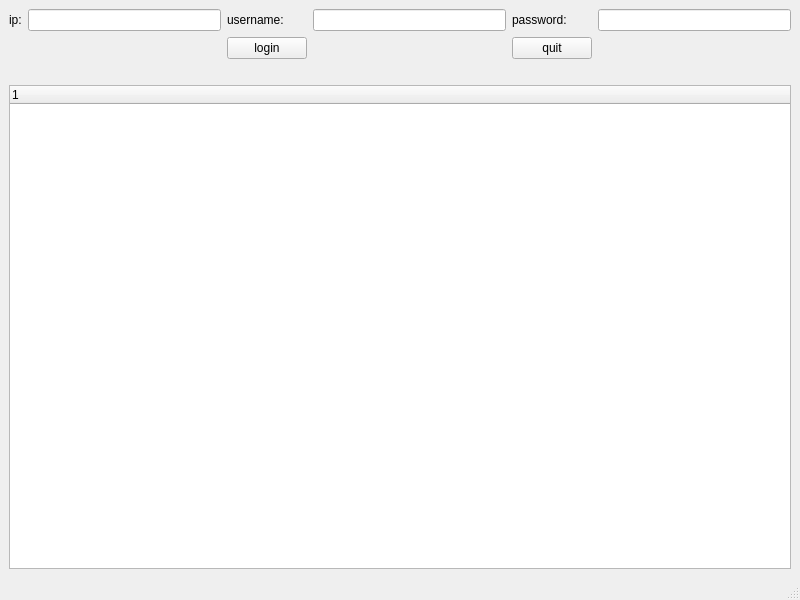
<?xml version="1.0" encoding="UTF-8"?>
<ui version="4.0">
 <class>MainWindow</class>
 <widget class="QMainWindow" name="MainWindow">
  <property name="geometry">
   <rect>
    <x>0</x>
    <y>0</y>
    <width>800</width>
    <height>600</height>
   </rect>
  </property>
  <property name="windowTitle">
   <string>MainWindow</string>
  </property>
  <widget class="QWidget" name="centralwidget">
   <layout class="QVBoxLayout" name="verticalLayout">
    <item>
     <layout class="QGridLayout" name="gridLayout">
      <item row="0" column="1">
       <widget class="QLineEdit" name="le_ip"/>
      </item>
      <item row="0" column="4">
       <widget class="QLineEdit" name="le_username"/>
      </item>
      <item row="0" column="0">
       <widget class="QLabel" name="label">
        <property name="text">
         <string>ip:</string>
        </property>
       </widget>
      </item>
      <item row="0" column="3">
       <widget class="QLabel" name="label_3">
        <property name="text">
         <string>username:</string>
        </property>
       </widget>
      </item>
      <item row="0" column="6">
       <widget class="QLineEdit" name="le_password"/>
      </item>
      <item row="0" column="5">
       <widget class="QLabel" name="label_4">
        <property name="text">
         <string>password:</string>
        </property>
       </widget>
      </item>
      <item row="1" column="3">
       <widget class="QPushButton" name="btn_login">
        <property name="text">
         <string>login</string>
        </property>
       </widget>
      </item>
      <item row="1" column="5">
       <widget class="QPushButton" name="btn_quit">
        <property name="text">
         <string>quit</string>
        </property>
       </widget>
      </item>
     </layout>
    </item>
    <item>
     <widget class="QLabel" name="lb_dir">
      <property name="text">
       <string/>
      </property>
     </widget>
    </item>
    <item>
     <widget class="QTreeWidget" name="treeWidget">
      <column>
       <property name="text">
        <string notr="true">1</string>
       </property>
      </column>
     </widget>
    </item>
   </layout>
  </widget>
  <widget class="QMenuBar" name="menubar">
   <property name="geometry">
    <rect>
     <x>0</x>
     <y>0</y>
     <width>800</width>
     <height>21</height>
    </rect>
   </property>
  </widget>
  <widget class="QStatusBar" name="statusbar"/>
 </widget>
 <resources/>
 <connections/>
</ui>
